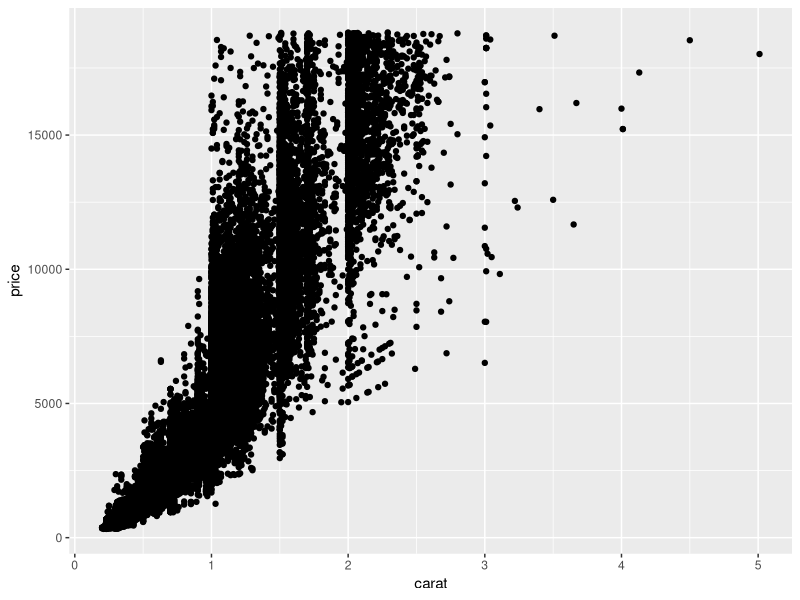
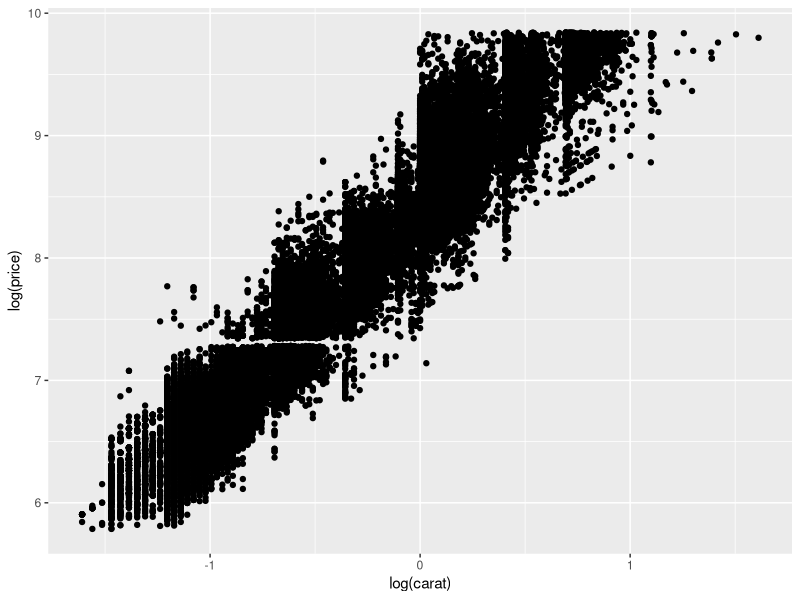
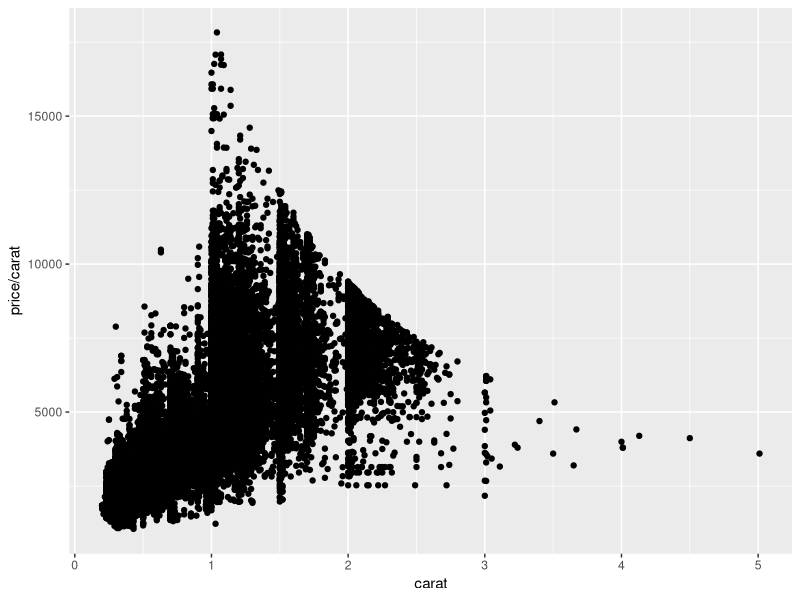
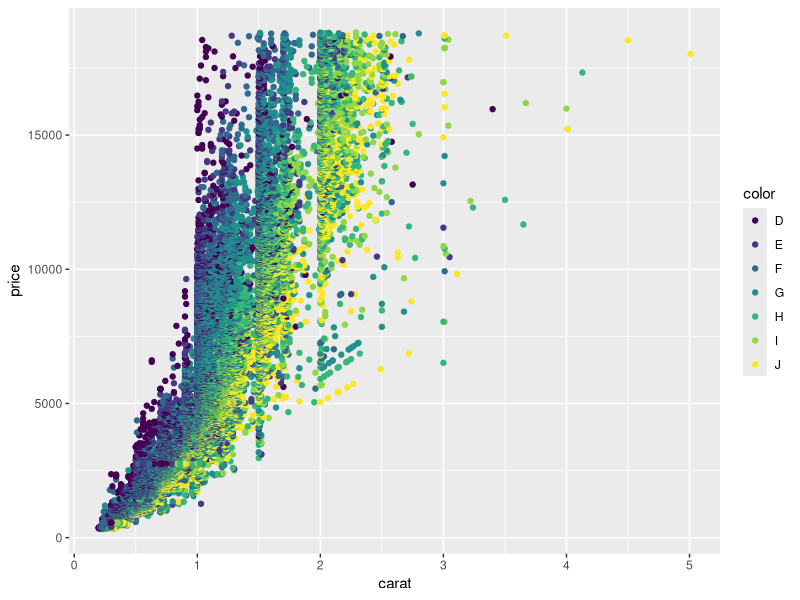
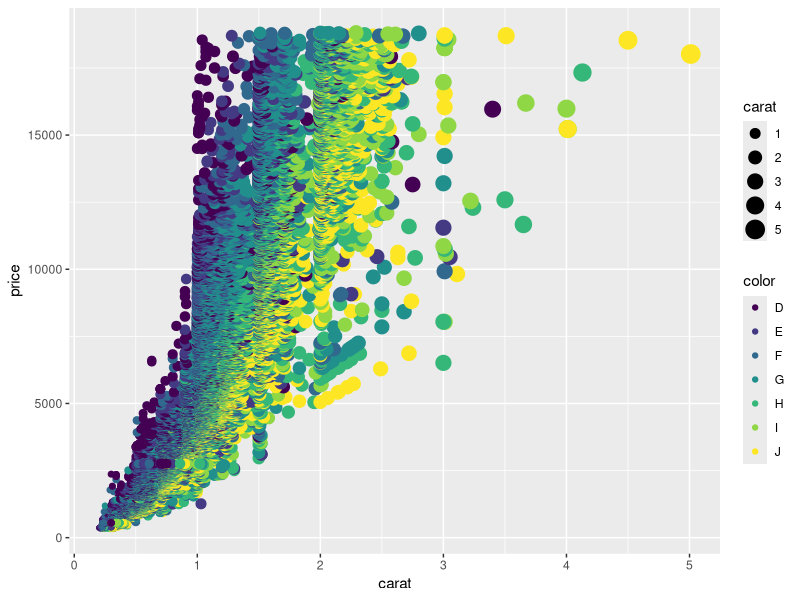
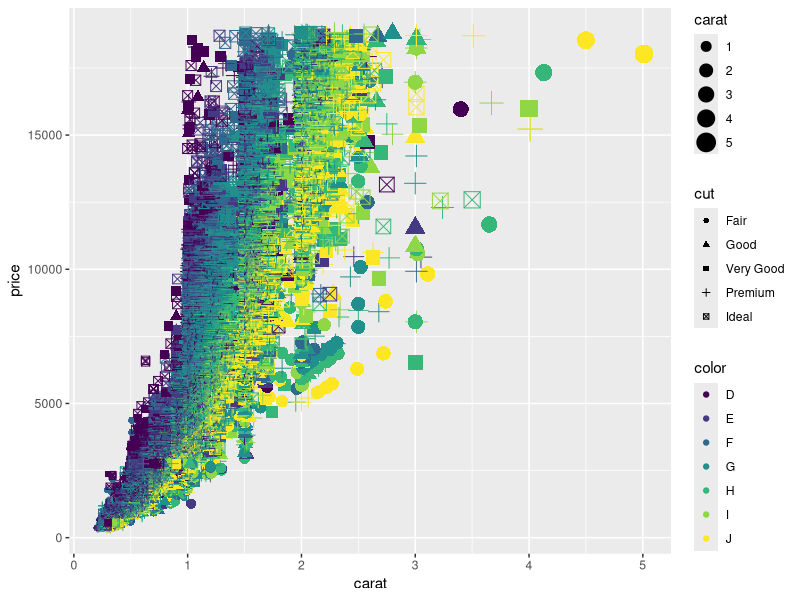
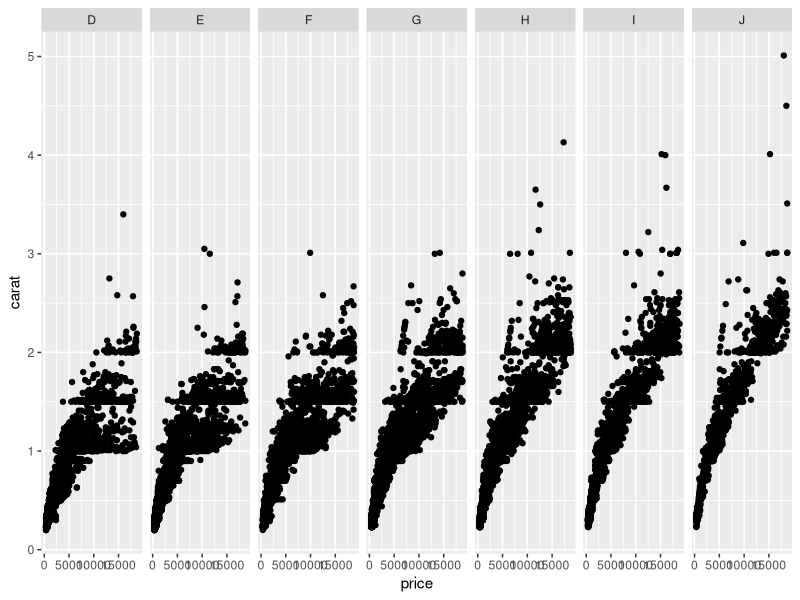
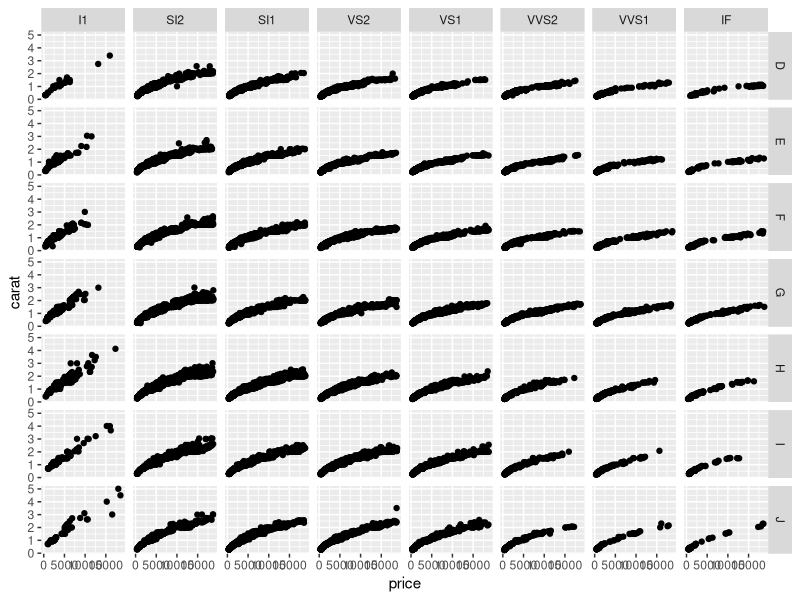

These charts were generated, in order, by the following R code:
library(dplyr)
library(ggplot2)
library(datasets)

data(package = .packages(all.available=TRUE))
data(diamonds)
head(diamonds)
qplot(carat, price, data=diamonds)
qplot(log(carat), log(price), data=diamonds)
qplot(carat, price/carat, data=diamonds)

qplot(carat, price, data=diamonds, colour=color)
qplot(carat, price, data=diamonds, size=carat, colour=color)
qplot(carat, price, data=diamonds, size=carat, colour=color, shape=cut)
qplot(price, carat, data=diamonds, facets=. ~ color)
qplot(price, carat, data=diamonds, facets=color ~ clarity)

qplot(cut, data=diamonds, geom="bar")
qplot(price, data=diamonds, geom="histogram")
qplot(price, data=diamonds, geom="histogram", binwidth=100) # # of bins
qplot(price, data=diamonds, geom="histogram", xlim=c(0, 5000)) # zooming

df.diamonds_ideal <- filter(diamonds, cut=="Ideal") # select rows
df.diamonds_ideal <- select(df.diamonds_ideal, carat, cut, color, price, clarity) # select vars
df.diamonds_ideal <- mutate(df.diamonds_ideal, price_per_carat = price/carat) # create new var
df.diamonds_ideal <- arrange(df.diamonds_ideal, color) # order, but doesn't take multiple var
df.diamonds_ideal <- arrange(df.diamonds_ideal, desc(price))
summarize(df.diamonds_ideal, avg_price=mean(price, na.rm=TRUE))

# chaining in dplyr
df.diamonds_ideal_chained <- diamonds %>%
  filter(cut=="Ideal") %>%
  select(carat, cut, color, price, clarity) %>%
  mutate(price_per_carat = price/carat)

diamonds %>%
  filter(cut=="Ideal") %>%
  ggplot(aes(x=color, y=price)) + geom_boxplot()

diamonds %>%
  filter(cut=="Ideal") %>%
  ggplot(aes(price)) + geom_histogram() + facet_wrap(~ color)